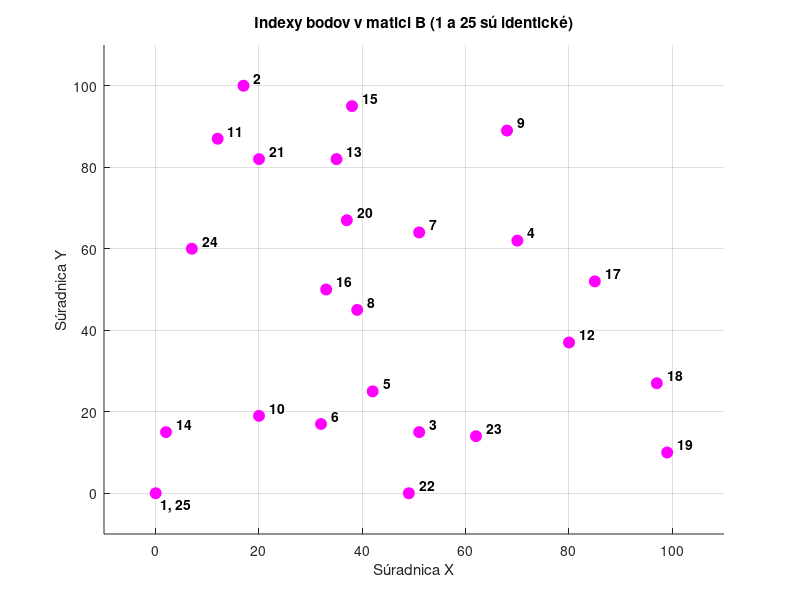

Write the MATLAB code that produced this figure.
% Definícia súradníc miest (Matica B)
B = [0,0; 17,100; 51,15; 70,62; 42,25; 32,17; 51,64; 39,45; 68,89; 20,19; ...
     12,87; 80,37; 35,82; 2,15; 38,95; 33,50; 85,52; 97,27; 99,10; 37,67; ...
     20,82; 49,0; 62,14; 7,60; 0,0];

figure('Color', 'w');
hold on; grid on;

% 1. Vykreslenie bodov (všetky okrem posledného, aby sme ich nekreslili 2x na seba)
plot(B(1:end-1,1), B(1:end-1,2), 'mo', 'MarkerFaceColor', 'm', 'MarkerSize', 8);

% 2. Pridanie čísiel k jednotlivým bodom
for i = 1:size(B, 1)
    
    if i == 1
        % Pre prvý bod vypíšeme 1 aj 25 naraz (keďže sú na rovnakom mieste)
        text(B(i,1) + 1, B(i,2) - 3, '1, 25', 'FontSize', 10, 'FontWeight', 'bold', 'Color', 'k');
    elseif i == size(B, 1)
        % Posledný bod (25) preskočíme, lebo sme ho vypísali pri jednotke
        continue;
    else
        % Ostatné body 2 až 24
        text(B(i,1) + 2, B(i,2) + 2, num2str(i), 'FontSize', 10, 'FontWeight', 'bold');
    end
    
end

% Úprava vzhľadu grafu
title('Indexy bodov v matici B (1 a 25 sú identické)');
xlabel('Súradnica X');
ylabel('Súradnica Y');
axis([-10 110 -10 110]);
hold off;
